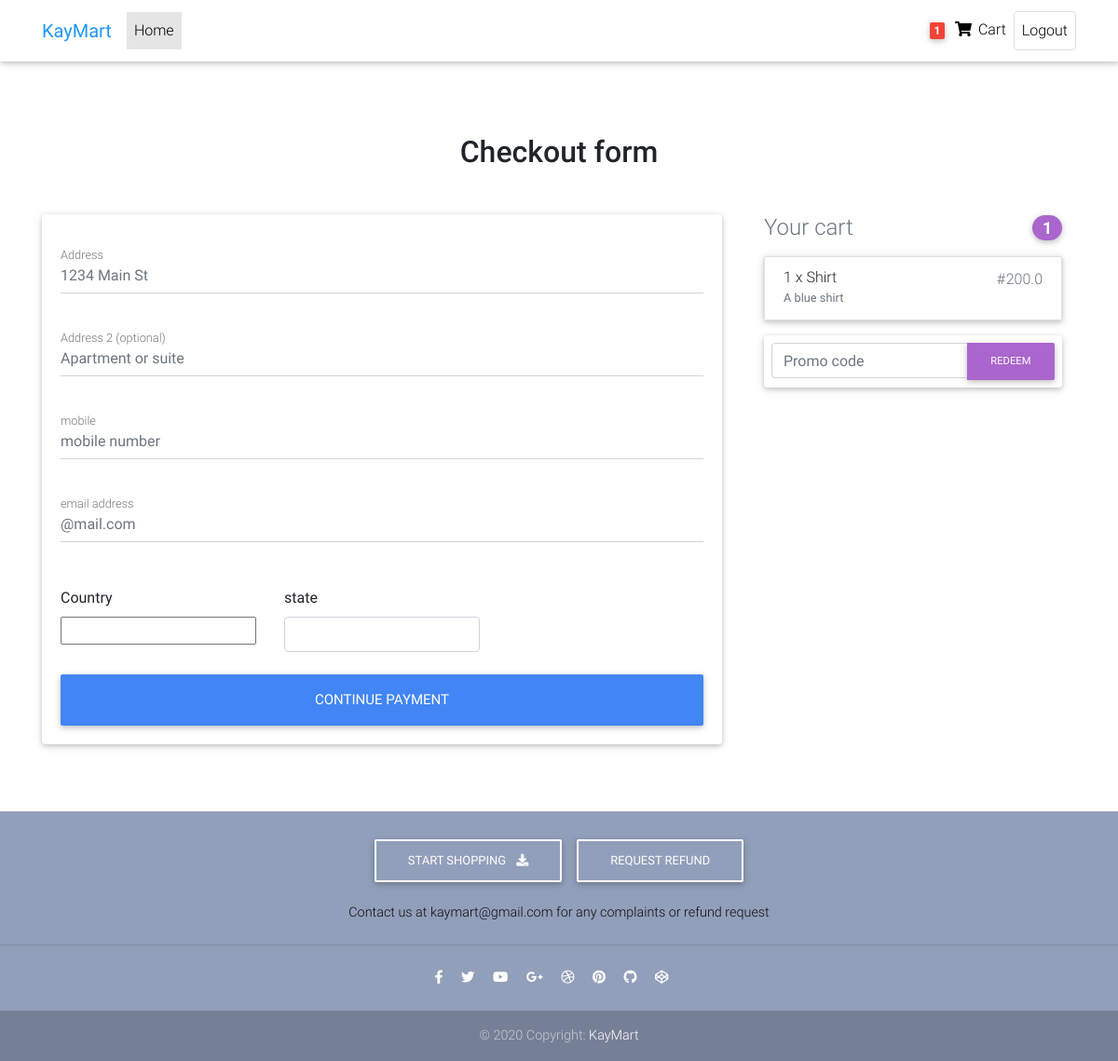
/checkout/ (signed in), run on an earlier commit of the app's database.
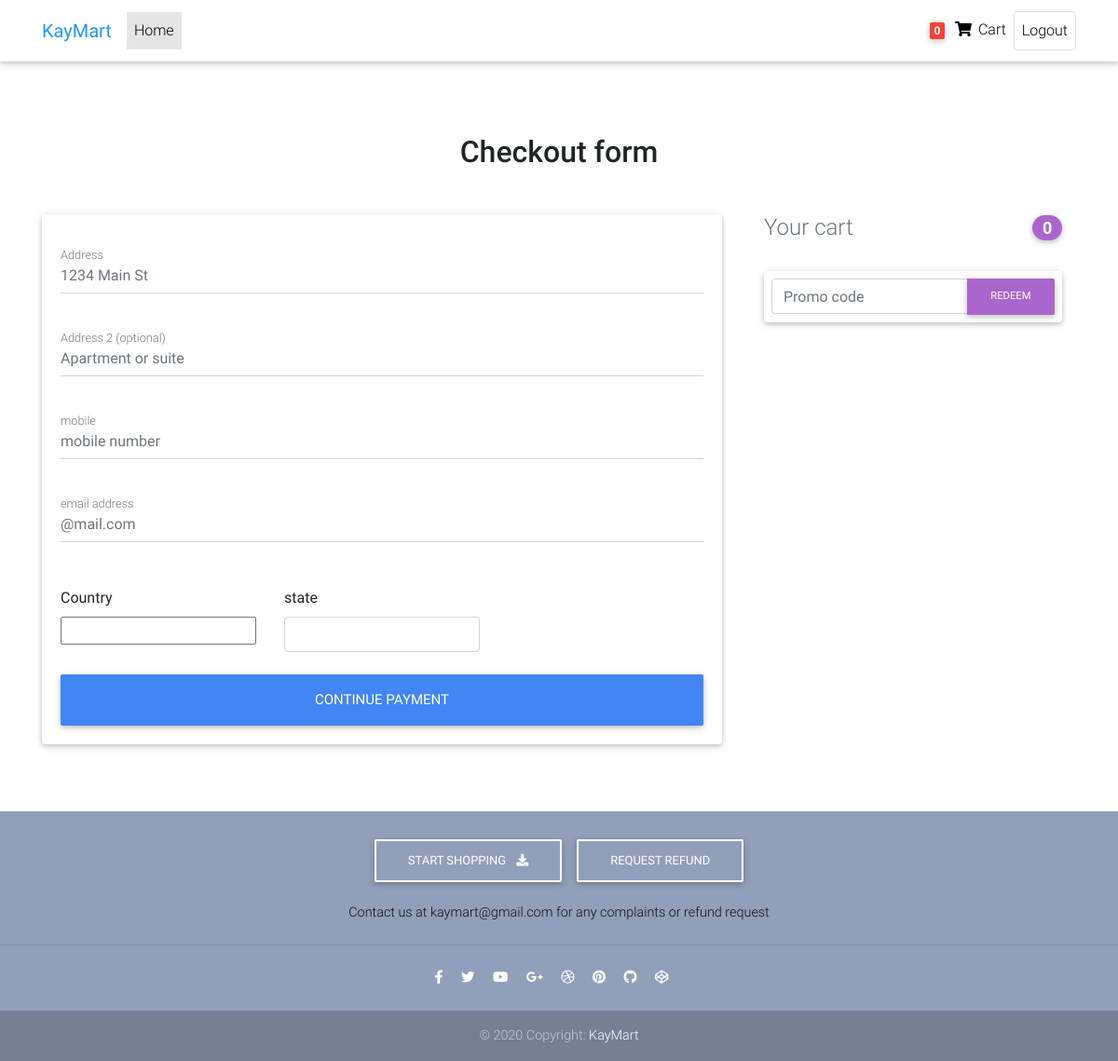
And on a later commit of the database.
### ecommerce/models.py (models this page shows, shortened)
class Order(models.Model):
    user = models.ForeignKey(User, on_delete=models.CASCADE)
    ref_code = models.CharField(max_length=20)
    items = models.ManyToManyField(OrderItem)
    start_date = models.DateTimeField(auto_now_add=True)
    created_date = models.DateTimeField()
    ordered = models.BooleanField(default=False)
    address = models.ForeignKey('Address', on_delete=models.SET_NULL, blank=True, null=True)
    payment = models.ForeignKey('Payment', on_delete=models.SET_NULL, blank=True, null=True)
    coupon = models.ForeignKey('Coupon', on_delete=models.SET_NULL, blank=True, null=True)
    being_delivered = models.BooleanField(default=False)
    received = models.BooleanField(default=False)
    refund_requested = models.BooleanField(default=False)
    refund_granted = models.BooleanField(default=False)

class OrderItem(models.Model):
    user = models.ForeignKey(User, on_delete=models.CASCADE)
    ordered = models.BooleanField(default=False)
    item = models.ForeignKey('Item', on_delete=models.CASCADE)
    quantity = models.IntegerField(default=1)
    def get_total_item_price(self):
        return self.quantity * self.item.price
    def get_final_price(self):
        if self.item.discount_price:
            return self.get_total_item_discount_price()
        else:
            return self.get_total_item_price()

class Item(models.Model):
    title = models.CharField(max_length=100)
    price = models.FloatField()
    discount_price = models.FloatField(blank=True, null=True)
    category = models.CharField(max_length=15, choices=CATEGORY_CHOICES)
    label = models.CharField(max_length=15, choices=LABEL_CHOICES)
    slug = models.SlugField()
    description = models.TextField()
    image = CloudinaryField('image')

### ecommerce/views.py (the view, shortened to what this page needs)
# urls.py: path('checkout/', CheckOutView.as_view(), name='check-out'),
class CheckOutView(LoginRequiredMixin ,View):
    def get(self, *args, **kwargs):
        try:
            form = CheckoutForm()
            order = Order.objects.get(user=self.request.user, ordered=False)
            context = {
                'form': form,
                'coupon_form': CouponForm(),
                'order': order,
                'DISPLAY_COUPON_FORM': True
            }
            return render(self.request, 'ecommerce/checkout-page.html', context)
        except ObjectDoesNotExist:
            messages.info(self.request, 'You do not have an active order')
            return redirect('check-out')

### ecommerce/forms.py
class CheckoutForm(forms.Form):
    street_address = forms.CharField()
    apartment_address = forms.CharField(required=False)
    mobile = forms.CharField(max_length=15)
    email = forms.EmailField()
    country = CountryField(blank_label='select country').formfield(widget=CountrySelectWidget(attrs={
        'class': 'custom-select d-block w-100'
    }))
    state = forms.CharField()

class CouponForm(forms.Form):
    code = forms.CharField(widget=forms.TextInput(attrs={
        'class': 'form-control',
        'placeholder': 'Promo code',
        'aria-label': "Recipient's username",
        'aria-describedby': 'basic-addon2'
    }))

### ecommerce/templatetags/cart_template_tags.py (called while the page is built)
@register.filter
def cart_item_count(user):
    if user.is_authenticated:
        qs = Order.objects.filter(user=user, ordered=False)
        if qs.exists():
            return qs[0].items.count()
    return 0

### ecommerce/templates/ecommerce/checkout-page.html (shortened to what this page needs)
{% extends 'ecommerce/base.html' %}
{% block content %}
  <main class="pt-4">
    <div class="container wow fadeIn">
      <h2 class="my-5 h2 text-center">Checkout form</h2>
      <div class="row">
        <div class="col-md-8 mb-4">
          <div class="card">
            <form class="card-body" method="POST"> {% csrf_token %}
              <div class="md-form mb-5">
                <input type="text" class="form-control" id="street_address" name="street_address" placeholder="1234 Main St">
                <label for="street_address" class="">Address</label>
              </div>
              <div class="md-form mb-5">
                <input type="text" id="apartment_address" name="apartment_address" class="form-control" placeholder="Apartment or suite">
                <label for="apartment_address" class="">Address 2 (optional)</label>
              </div>
            <div class="md-form mb-5">
                <input type="text" id="mobile" name="mobile" class="form-control" placeholder="mobile number">
                <label for="mobile" class="">mobile</label>
              </div>
            <div class="md-form mb-5">
                <input type="text" id="email" name="email" class="form-control" placeholder="@mail.com">
                <label for="email" class="">email address</label>
              </div>
              <div class="row">
                <div class="col-lg-4 col-md-12 mb-4">
                  <label for="country">Country</label>
                    {{ form.country }}
                </div>
                <div class="col-lg-4 col-md-6 mb-4">
                  <label for="state">state</label>
                  <input type="text" class="form-control" id="state" name="state" placeholder="" required>
                </div>
              </div>
              <button class="btn btn-primary btn-lg btn-block" type="submit">Continue Payment</button>
            </form>
          </div>
        </div>
        <div class="col-md-4 mb-4">
        {% include 'ecommerce/order-snippet.html' %}
        </div>
      </div>
    </div>
  </main>
{% endblock %}

### ecommerce/templates/ecommerce/navbar.html (shortened to what this page needs)
{% load cart_template_tags %}
  <nav class="navbar fixed-top navbar-expand-lg navbar-light white scrolling-navbar">
    <div class="container">
      <a class="navbar-brand waves-effect" href="{% url 'home' %}">
        <strong class="blue-text">KayMart</strong>
      </a>
      <div class="collapse navbar-collapse" id="navbarSupportedContent">
        <ul class="navbar-nav mr-auto">
          <li class="nav-item active">
            <a class="nav-link waves-effect" href="{% url 'home' %}">Home
            </a>
          </li>
        </ul>
        <ul class="navbar-nav nav-flex-icons">
            {% if request.user.is_authenticated %}
          <li class="nav-item">
            <a class="nav-link waves-effect" href="{% url 'order-summary' %}">
              <span class="badge red z-depth-1 mr-1"> {{ request.user|cart_item_count }} </span>
              <i class="fas fa-shopping-cart"></i>
              <span class="clearfix d-none d-sm-inline-block"> Cart </span>
            </a>
          </li>
          <li class="nav-item">
            <a href="{% url 'logout' %}" class="nav-link border border-light rounded waves-effect">
              Logout
            </a>
          </li>
          {% endif %}
      </div>
    </div>
  </nav>

### ecommerce/templates/ecommerce/order-snippet.html (shortened to what this page needs)
        <div class="col-md-12 mb-4">
          <h4 class="d-flex justify-content-between align-items-center mb-3">
            <span class="text-muted">Your cart</span>
            <span class="badge badge-secondary badge-pill">{{ order.items.count }}</span>
          </h4>
          <ul class="list-group mb-3 z-depth-1">
              {% for order_item in order.items.all %}
            <li class="list-group-item d-flex justify-content-between lh-condensed">
              <div>
                <h6 class="my-0">{{ order_item.quantity }} x {{ order_item.item.title }}</h6>
                <small class="text-muted">{{ order_item.item.description }}</small>
              </div>
              <span class="text-muted">#{{ order_item.get_final_price }}</span>
            </li>
              {% endfor %}
          </ul>
        {% if DISPLAY_COUPON_FORM %}
          <form class="card p-2" method="POST" action="{% url 'add-coupon' %}"> {% csrf_token %}
            <div class="input-group">
              {{ coupon_form.code }}
                <div class="input-group-append">
                <button class="btn btn-secondary btn-md waves-effect m-0" type="submit">Redeem</button>
              </div>
            </div>
          </form>
        {% endif %}
        </div>

What changed in the data, as far as the page shows it:
no longer on this page (row unchanged): OrderItem: quantity "1", item "Shirt", item.description "A blue shirt", get_final_price "200.0"
changed Order: items.count "1" → "0"
Also different on the page:
{{ request.user|cart_item_count }}: "1" → "0"
